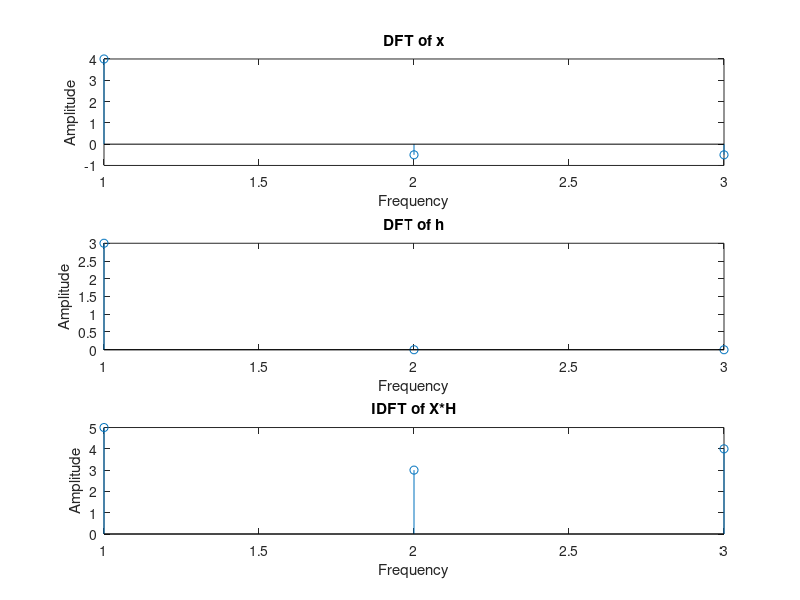

Write MATLAB code to recreate this figure.
N=3;
x=[1 1 2];
h=[1 2 0];
subplot(3,1,1)
X=fft(x,N);
stem(X)
hold on
xlabel("Frequency")
ylabel("Amplitude")
title("DFT of x")
subplot(3,1,2)
H=fft(h,N);
stem(H)
hold on
xlabel("Frequency")
ylabel("Amplitude")
title("DFT of h")
subplot(3,1,3)
y=X.*H;
Y=ifft(y,N);
stem(Y)
hold on
xlabel("Frequency")
ylabel("Amplitude")
title("IDFT of X*H")
